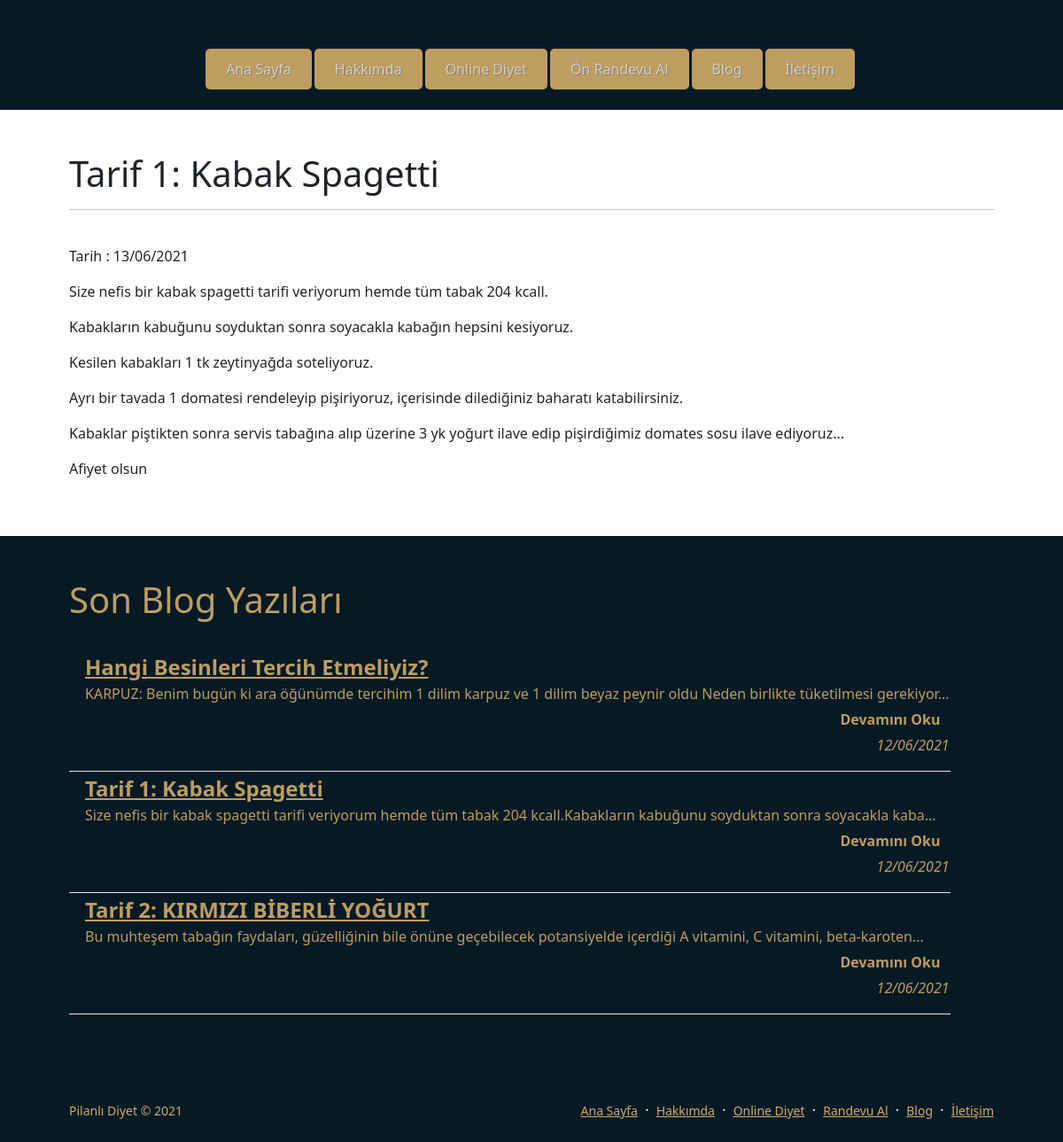
The page /index.php?sayfa=blog-oku&kimlik=7 on the database its author committed.
### tables this page shows
CREATE TABLE `yazilar` (
  `id` int(11) NOT NULL,
  `baslik` varchar(255) DEFAULT NULL,
  `resim` varchar(255) DEFAULT NULL,
  `yazi` longtext DEFAULT NULL,
  `tarih` varchar(255) DEFAULT '',
  `tip` int(11) DEFAULT NULL
);

### sayfalar/blog-oku.php (the view, shortened to what this page needs)
<section class="beyaz-bg">
<?php
$kimlik = (int)$_GET['kimlik'];
$blog = $db->query('SELECT * FROM yazilar WHERE id='.$kimlik.' AND tip=3 ORDER BY id');
$blog = $blog->fetch_assoc();
?>
<div class="container px-5 py-5">
	<div class="row">
    	<div class="col-md-12">
        	<h1><?php echo $blog['baslik']?></h1>
			<hr>
            <p>Tarih : <?php echo $blog['tarih']?></p>
        	<div>
            	<?php echo $blog['yazi']?>
            </div>
        </div>
    </div>
</div>
</section>
<section>
<?php
$blog = $db->query('SELECT * FROM yazilar WHERE tip=3 ORDER BY id');
?>
<div class="container px-5 py-5">
	<div class="row">
    	<div class="col-md-12">
        	<h1 class="pilanli-diyet">Son Blog Yazıları</h1>
			<hr>
        	<table>
            <?php
            while($yazi = $blog->fetch_assoc()){
				echo '
				<tr class="blog-tr">
                	<td>
                    	<img src="http://pilanlidiyet.com/images/yuklenen/'.$yazi['resim'].'" alt="" class="blog-resim">
                    </td>
                    <td>
                    	<div>
                        	<p class="blog-baslik pilanli-diyet"><a href="https://pilanlidiyet.com/index.php?sayfa=blog-oku&kimlik='.$yazi['id'].'" class="pilanli-diyet">'.$yazi['baslik'].'</a></p>
                            <p class="blog-metin pilanli-diyet">'.mb_substr(strip_tags($yazi['yazi']), 0,125,'UTF-8').'...</p>
							<p class="blog-link pilanli-diyet"><a href="https://pilanlidiyet.com/index.php?sayfa=blog-oku&kimlik='.$yazi['id'].'"><strong>Devamını Oku</strong></a></p>
                            <p class="blog-tarih pilanli-diyet"><i>12/06/2021</i></p>
                        </div>
                    </td>
                </tr>
				';
			}
			?>
        	</table>
        </div>
    </div>
</div>
</section>

### index.php (shortened to what this page needs)
<?php
include('ayar/baglanti.php');
$sayfa = $db->real_escape_string(@$_GET['sayfa']);
?>
<!DOCTYPE html>
<html lang="tr">
    <head>
        <link rel="stylesheet" href="https://cdnjs.cloudflare.com/ajax/libs/owl-carousel/1.3.3/owl.carousel.min.css" />
        <link rel="stylesheet" href="https://cdnjs.cloudflare.com/ajax/libs/owl-carousel/1.3.3/owl.theme.min.css" />
        <link href="css/styles.css" rel="stylesheet" />
    </head>
    <body class="d-flex flex-column h-100">
        <main class="flex-shrink-0">
            <div class="logo_pilan"><img src="images/logo_m.png" alt=""></div>
            <nav class="navbar navbar-expand-lg navbar-dark bg-dark">
                <div class="container px-5">
                    <div class="collapse navbar-collapse" id="navbarSupportedContent">
                        <ul class="navbar-nav">
                            <li class="nav-item"><a class="nav-link" href="/">Ana Sayfa</a></li>
                            <li class="nav-item"><a class="nav-link" href="index.php?sayfa=hakkimda">Hakkımda</a></li>
                            <li class="nav-item"><a class="nav-link" href="index.php?sayfa=online-diyet">Online Diyet</a></li>
                            <li class="nav-item"><a class="nav-link" href="index.php?sayfa=randevu-al">Ön Randevu Al</a></li>
                            <li class="nav-item"><a class="nav-link" href="index.php?sayfa=blog">Blog</a></li>
                            <li class="nav-item">
                                <a class="nav-link" id="navbarDropdownPortfolio" href="index.php?sayfa=iletisim" role="button" aria-expanded="false">İletişim</a>
                            </li>
                        </ul>
                    </div>
                </div>
            </nav>
        	<?php
            	if($sayfa == "anasayfa"){
					include('sayfalar/anasayfa.php');
				}else if($sayfa == "hakkimda"){
					include('sayfalar/hakkimda.php');
				}else if($sayfa == "online-diyet"){
					include('sayfalar/online-diyet.php');
				}else if($sayfa == "iletisim"){
					include('sayfalar/iletisim.php');
				}else if($sayfa == "randevu-al"){
					include('sayfalar/randevu-al.php');
				}else if($sayfa == "blog"){
					include('sayfalar/blog.php');
				}else if($sayfa == "blog-oku"){
					include('sayfalar/blog-oku.php');
				}else{
					include('sayfalar/anasayfa.php');
				}
			?>
            <div class="whatsapp">
            </div>
        </main>
        <footer class="bg-dark py-4 mt-auto">
            <div class="container px-5">
                <div class="row align-items-center justify-content-between flex-column flex-sm-row">
                    <div class="col-auto"><div class="small m-0 text-pilanli">Pilanlı Diyet &copy;  2021</div></div>
                    <div class="col-auto">
                     	<a class="link-light text-pilanli small" href="#!">Ana Sayfa</a>
                        <span class="text-white mx-1">&middot;</span>
                         <a class="link-light text-pilanli small" href="#!">Hakkımda</a>
                        <span class="text-white mx-1">&middot;</span>
                        <a class="link-light text-pilanli small" href="#!">Online Diyet</a>
                        <span class="text-white mx-1">&middot;</span>
                        <a class="link-light text-pilanli small" href="#!">Randevu Al</a>
                        <span class="text-white mx-1">&middot;</span>
                        <a class="link-light text-pilanli small" href="#!">Blog</a>
                        <span class="text-white mx-1">&middot;</span>
                        <a class="link-light text-pilanli small" href="#!">İletişim</a>
                    </div>
                </div>
            </div>
        </footer>
    </body>
</html>

### index.php (style rules this page uses)
.navbar-nav { margin-bottom:15px; }

### rows shown on the page
yazilar: baslik "Tarif 1: Kabak Spagetti", tarih "13/06/2021", yazi "Size nefis bir kabak spagetti tarifi veriyorum hemde tüm tabak 204 kcall. Kabakların kabuğunu soyduktan sonra soyacakla kabağın hepsini kesiyoruz. Kesilen kabakları 1 tk zeytinyağda soteliyoruz. Ayrı bir tavada 1 domatesi rendeleyip pişiriyoruz, içerisinde dilediğiniz baharatı katabilirsiniz. Kabaklar piştikten sonra servis tabağına alıp üzerine 3 yk yoğurt ilave edip pişirdiğimiz domates sosu ilave ediyoruz... Afiyet olsun", yazi "Size nefis bir kabak spagetti tarifi veriyorum hemde tüm tabak 204 kcall.Kabakların kabuğunu soyduktan sonra soyacakla kaba"
yazilar: baslik "Hangi Besinleri Tercih Etmeliyiz?", yazi "KARPUZ: Benim bugün ki ara öğünümde tercihim 1 dilim karpuz ve 1 dilim beyaz peynir oldu Neden birlikte tüketilmesi gerekiyor"
yazilar: baslik "Tarif 2: KIRMIZI BİBERLİ YOĞURT", yazi "Bu muhteşem tabağın faydaları, güzelliğinin bile önüne geçebilecek potansiyelde içerdiği A vitamini, C vitamini, beta-karoten"
